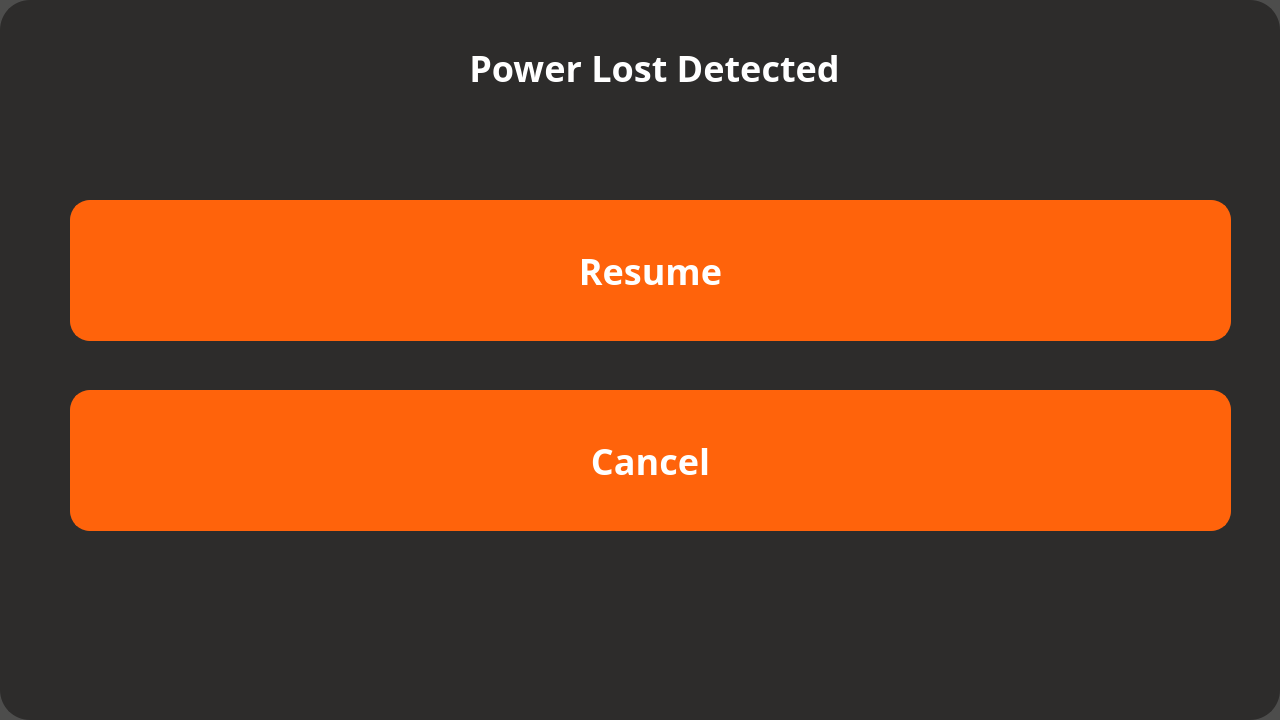
<?xml version="1.0" encoding="UTF-8"?>
<ui version="4.0">
 <class>powerLost</class>
 <widget class="QWidget" name="powerLost">
  <property name="geometry">
   <rect>
    <x>0</x>
    <y>0</y>
    <width>1280</width>
    <height>720</height>
   </rect>
  </property>
  <property name="windowTitle">
   <string>Form</string>
  </property>
  <widget class="QLabel" name="label">
   <property name="geometry">
    <rect>
     <x>0</x>
     <y>0</y>
     <width>1280</width>
     <height>720</height>
    </rect>
   </property>
   <property name="styleSheet">
    <string notr="true">border-radius: 30px;
background-color: rgba(45, 44, 43, 255);
text-align: center;
font-family:Barlow;
border: 2px solid rgba(45, 44, 43, 255);</string>
   </property>
   <property name="text">
    <string/>
   </property>
  </widget>
  <widget class="QLabel" name="label_2">
   <property name="geometry">
    <rect>
     <x>260</x>
     <y>0</y>
     <width>779</width>
     <height>136</height>
    </rect>
   </property>
   <property name="styleSheet">
    <string notr="true">font-weight: bold;font-family:Barlow;background-color: rgba(45, 44, 43, 255);
text-align: center;
font-family:Barlow;
color: rgb(255, 255, 255);
border: 2px solid rgba(45, 44, 43, 255);
font-size: 36px;
</string>
   </property>
   <property name="text">
    <string>&lt;html&gt;&lt;head/&gt;&lt;body&gt;&lt;p align=&quot;center&quot;&gt;&lt;span style=&quot; font-size:27pt;&quot;&gt;Power Lost Detected&lt;/span&gt;&lt;/p&gt;&lt;/body&gt;&lt;/html&gt;</string>
   </property>
  </widget>
  <widget class="QLabel" name="label_3">
   <property name="geometry">
    <rect>
     <x>0</x>
     <y>0</y>
     <width>1280</width>
     <height>720</height>
    </rect>
   </property>
   <property name="styleSheet">
    <string notr="true">background-color: rgba(32, 32, 31, 200);</string>
   </property>
   <property name="text">
    <string/>
   </property>
  </widget>
  <widget class="QPushButton" name="pushButton">
   <property name="geometry">
    <rect>
     <x>70</x>
     <y>200</y>
     <width>1161</width>
     <height>141</height>
    </rect>
   </property>
   <property name="styleSheet">
    <string notr="true">font-weight: bold;font-family:Barlow;border-radius: 20px;
background-color: rgba(255, 99, 11, 255);
color: rgba(255, 255, 255, 255);
font-size: 36px;
text-align: center;
font-family: Barlow;
border: 2px solid rgba(255, 99, 11, 255);</string>
   </property>
   <property name="text">
    <string>Resume</string>
   </property>
  </widget>
  <widget class="QPushButton" name="pushButton_2">
   <property name="geometry">
    <rect>
     <x>70</x>
     <y>390</y>
     <width>1161</width>
     <height>141</height>
    </rect>
   </property>
   <property name="styleSheet">
    <string notr="true">font-weight: bold;font-family:Barlow;border-radius: 20px;
background-color: rgba(255, 99, 11, 255);
color: rgba(255, 255, 255, 255);
font-size: 36px;
text-align: center;
font-family: Barlow;
border: 2px solid rgba(255, 99, 11, 255);</string>
   </property>
   <property name="text">
    <string>Cancel</string>
   </property>
  </widget>
  <zorder>label_3</zorder>
  <zorder>label</zorder>
  <zorder>label_2</zorder>
  <zorder>pushButton</zorder>
  <zorder>pushButton_2</zorder>
 </widget>
 <resources/>
 <connections/>
</ui>
